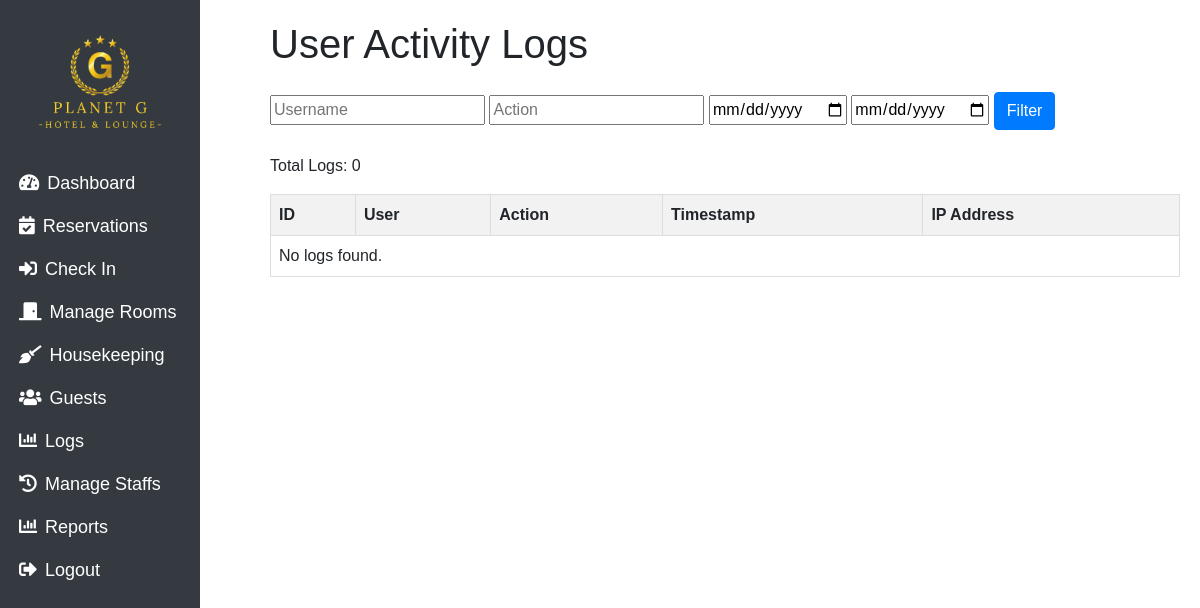
The page /user_logs (signed in) on the database as committed earlier.
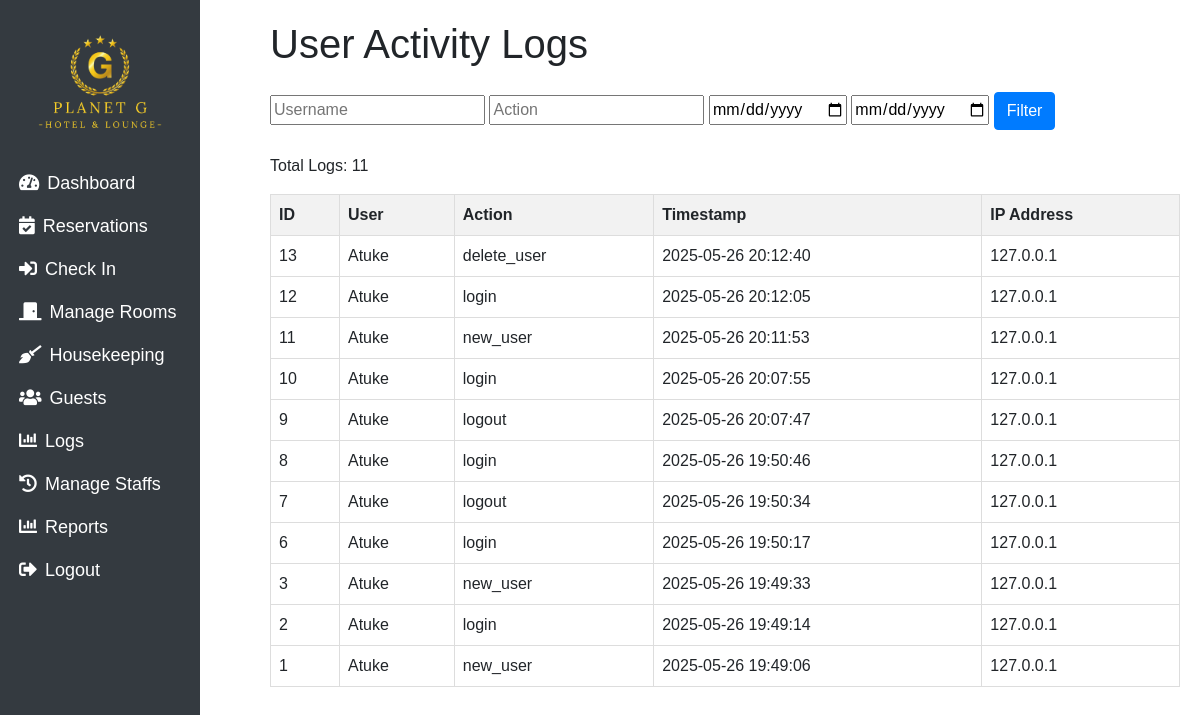
The same page on the database as committed later.
### main.py (models this page shows)
class UserLog(db.Model):
    id = db.Column(db.Integer, primary_key=True)
    user_id = db.Column(db.Integer, db.ForeignKey('user.id', ondelete='SET NULL'), nullable=True)
    action = db.Column(db.String(100), nullable=False)  # e.g. 'login', 'create_booking', 'delete_booking'
    timestamp = db.Column(db.DateTime, default=datetime.utcnow, nullable=False)
    ip_address = db.Column(db.String(45))  # Store IP address if desired
    user = db.relationship('User', backref='logs')

class User(db.Model, UserMixin):
    id = db.Column(db.Integer, primary_key=True)
    username = db.Column(db.String(150), nullable=False, unique=True)
    password = db.Column(db.String(150), nullable=False)
    role = db.Column(db.String(50), nullable=False)

### main.py (the view)
@app.route('/user_logs')
@login_required
def user_logs():
    username = request.args.get('username')
    action = request.args.get('action')
    start_date_str = request.args.get('start_date')
    end_date_str = request.args.get('end_date')
    query = UserLog.query.join(User).order_by(UserLog.timestamp.desc())
    if username:
        query = query.filter(User.username.ilike(f'%{username}%'))
    if action:
        query = query.filter(UserLog.action.ilike(f'%{action}%'))
    if start_date_str:
        try:
            start_date = datetime.strptime(start_date_str, '%Y-%m-%d')
            query = query.filter(UserLog.timestamp >= start_date)
        except ValueError:
            flash("Invalid start date format. Use YYYY-MM-DD.", "danger")
    if end_date_str:
        try:
            end_date = datetime.strptime(end_date_str, '%Y-%m-%d')
            query = query.filter(UserLog.timestamp <= end_date)
        except ValueError:
            flash("Invalid end date format. Use YYYY-MM-DD.", "danger")
    logs = query.all()
    return render_template('user_logs.html', logs=logs)

### main.py (called while the page is built)
@login_manager.user_loader
def load_user(user_id):
    return User.query.get(int(user_id))

### templates/user_logs.html (shortened to what this page needs)
<!doctype html>
<html>
<head>
    <link rel="stylesheet" href="https://stackpath.bootstrapcdn.com/bootstrap/4.5.2/css/bootstrap.min.css">
    <link rel="stylesheet" href="/static/css/dashboard.css" />
    <link href="https://cdnjs.cloudflare.com/ajax/libs/font-awesome/5.15.4/css/all.min.css" rel="stylesheet">
</head>
<body>
<div class="col-md-2 col-sm-4 bg-dark text-white vh-100 p-1 sidebar">
    <div class="text-center">
        <img src="/static/assets/images/planetgelimgbulogo.png" alt="Hotel Logo" class="img-fluid mb-2" style="width: 150px;">
    </div>
    <nav class="nav flex-column">
        <a class="nav-link text-white py-2" href="/dashboard">
            <i class="fas fa-tachometer-alt mr-2"></i>Dashboard
        </a>
        <a class="nav-link text-white py-2" href="/reservations">
            <i class="fas fa-calendar-check mr-2"></i>Reservations
        </a>
        <a class="nav-link text-white py-2" href="/bookings">
            <i class="fas fa-sign-in-alt mr-2"></i>Check In
        </a>
        {% if current_user.role in ['admin'] %}
        <a class="nav-link text-white py-2" href="/rooms">
            <i class="fas fa-door-closed mr-2"></i>Manage Rooms
        </a>
        {% endif %}
        <a class="nav-link text-white py-2" href="/housekeeping">
            <i class="fas fa-broom mr-2"></i>Housekeeping
        </a>
        <a class="nav-link text-white py-2" href="/guests">
            <i class="fas fa-users mr-2"></i>Guests
        </a>
          {% if current_user.role in ['admin'] %}
    <a class="nav-link text-white py-2" href="/user_logs">
        <i class="fas fa-chart-bar mr-2"></i>Logs
    </a>
   {% endif %}
         {% if current_user.role in ['admin'] %}
        <a class="nav-link text-white py-2" href="/users/manage">
            <i class="fas fa-history mr-2"></i>Manage Staffs
        </a>
        {% endif %}
        {% if current_user.role in ['admin'] %}
    <a class="nav-link text-white py-2" href="/reports">
        <i class="fas fa-chart-bar mr-2"></i>Reports
    </a>
    {% endif %}
        <a class="nav-link text-white py-2" href="/logout">
            <i class="fas fa-sign-out-alt mr-2"></i>Logout
        </a>
    </nav>
</div>
    <div class="content">
    <h1 class="mb-4">User Activity Logs</h1>
    <form method="get">
    <input type="text" name="username" placeholder="Username" value="{{ request.args.username }}">
    <input type="text" name="action" placeholder="Action" value="{{ request.args.action }}">
    <input type="date" name="start_date" value="{{ request.args.start_date }}">
    <input type="date" name="end_date" value="{{ request.args.end_date }}">
    <button type="submit"  class="btn btn-primary">Filter</button>
</form>
<br>
<p>Total Logs: {{ logs|length }}</p>
    <table border="1" cellpadding="5" cellspacing="0">
        <thead>
            <tr>
                <th>ID</th>
                <th>User</th>
                <th>Action</th>
                <th>Timestamp</th>
                <th>IP Address</th>
            </tr>
        </thead>
        <tbody>
            {% for log in logs %}
            <tr>
                <td>{{ log.id }}</td>
                <td>{{ log.user.username }}</td>
                <td>{{ log.action }}</td>
                <td>{{ log.timestamp.strftime('%Y-%m-%d %H:%M:%S') }}</td>
                <td>{{ log.ip_address }}</td>
            </tr>
            {% else %}
            <tr><td colspan="5">No logs found.</td></tr>
            {% endfor %}
        </tbody>
    </table>
    </div>
</body>
</html>

### static/css/dashboard.css (style rules this page uses)
body { font-family: 'Arial', sans-serif; display: flex; height: 100vh; margin: 0; }
.sidebar { width: 250px; height: 100vh; background-color: #343a40; color: white; position: fixed; top: 0; left: 0; display: flex; flex-direction: column; padding-top: 20px; overflow-y: auto; }
.sidebar a { color: white; padding: 15px; text-decoration: none; font-size: 18px; display: block; transition: background 0.3s; }
.content { margin-left: 250px; padding: 20px; width: calc(100% - 250px); }
table { width: 100%; border-collapse: collapse; }
th, td { border: 1px solid #ddd; padding: 8px; }
th { background-color: #f2f2f2; }

Rows that differ between the two databases and show on the page:
added UserLog: id "13", user.username "Atuke", action "delete_user", timestamp "2025-05-26 20:12:40", ip_address "127.0.0.1"
added UserLog: id "12", user.username "Atuke", action "login", timestamp "2025-05-26 20:12:05", ip_address "127.0.0.1"
added UserLog: id "11", user.username "Atuke", action "new_user", timestamp "2025-05-26 20:11:53", ip_address "127.0.0.1"
added UserLog: id "10", user.username "Atuke", action "login", timestamp "2025-05-26 20:07:55", ip_address "127.0.0.1"
added UserLog: id "9", user.username "Atuke", action "logout", timestamp "2025-05-26 20:07:47", ip_address "127.0.0.1"
added UserLog: id "8", user.username "Atuke", action "login", timestamp "2025-05-26 19:50:46", ip_address "127.0.0.1"
added UserLog: id "7", user.username "Atuke", action "logout", timestamp "2025-05-26 19:50:34", ip_address "127.0.0.1"
added UserLog: id "6", user.username "Atuke", action "login", timestamp "2025-05-26 19:50:17", ip_address "127.0.0.1"
added UserLog: id "3", user.username "Atuke", action "new_user", timestamp "2025-05-26 19:49:33", ip_address "127.0.0.1"
added UserLog: id "2", user.username "Atuke", action "login", timestamp "2025-05-26 19:49:14", ip_address "127.0.0.1"
added UserLog: id "1", user.username "Atuke", action "new_user", timestamp "2025-05-26 19:49:06", ip_address "127.0.0.1"
Other text that changed with them:
{{ logs|length }}: "0" → "11"
text no longer shown: "No logs found."
